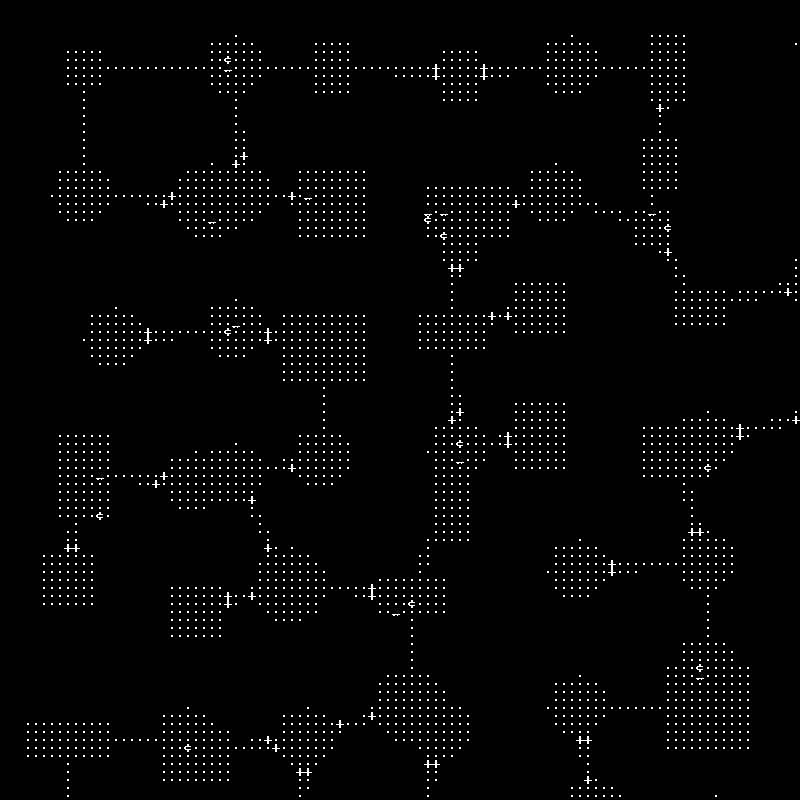

Below is a game level as drawn by its tile map, then a one-line description and the .tmx that defines it (tile-layer data replaced by summaries):
An orthogonal 100x100 tile map with 8x8 px tiles, 1 tile layer (Tile Layer 1).

<map version="1.4" tiledversion="1.4.3" orientation="orthogonal" renderorder="right-down" width="100" height="100" tilewidth="8" tileheight="8" infinite="0" nextlayerid="2" nextobjectid="1">
 <tileset firstgid="1" source="ami8.tsx" />
 <layer id="1" name="Tile Layer 1" width="128" height="128">
  <data>[16384 cells, 4404 non-empty, 4 distinct tile ids]</data>
</layer>
</map>